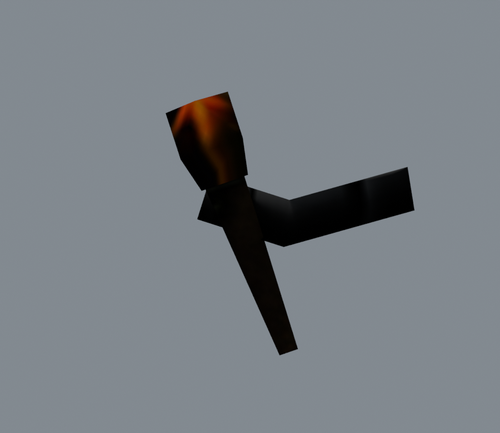
#> input picture assets-work/World2/FireProps01/Object42/review/baseline-full.png, 500 x 433 px, shrunk from 900 x 780 before the run
$ python sheets.py
#> lines starting #> are read from the running program, lines starting #| are printed output that depends on the picture
"""Arrange actual render pixels with honest diagnostic labels."""
from pathlib import Path
from PIL import Image,ImageDraw
ROOT=Path(__file__).resolve().parent


def pair(paths,labels,out):
    images=[Image.open(p).convert('RGB') for p in paths]
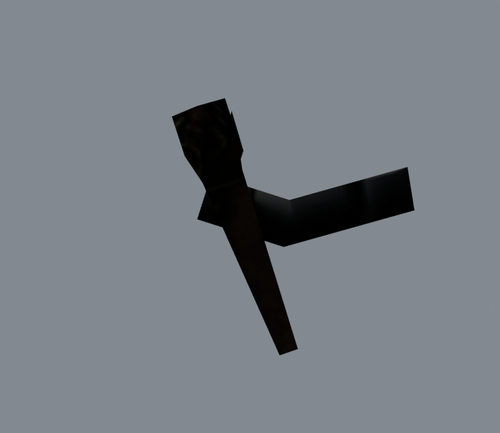
#> input picture assets-work/World2/FireProps01/Object42/review/baseline-wood.png, 500 x 433 px, shrunk from 900 x 780 before the run
#> images = 2 items
    width,height=images[0].size
#> width = 500; height = 433
    sheet=Image.new('RGB',(width*len(images),height+36),(28,28,28))
#> sheet: PIL image 1000x469 RGB; every value is 28
    draw=ImageDraw.Draw(sheet)
    for index,(image,label) in enumerate(zip(images,labels)):
        sheet.paste(image,(index*width,36))
        draw.text((index*width+10,10),label,fill='white')
#> this loop made 2 passes
#> label on passes 1 to 2: 'Original full static model', 'Original wood-only diagnostic'
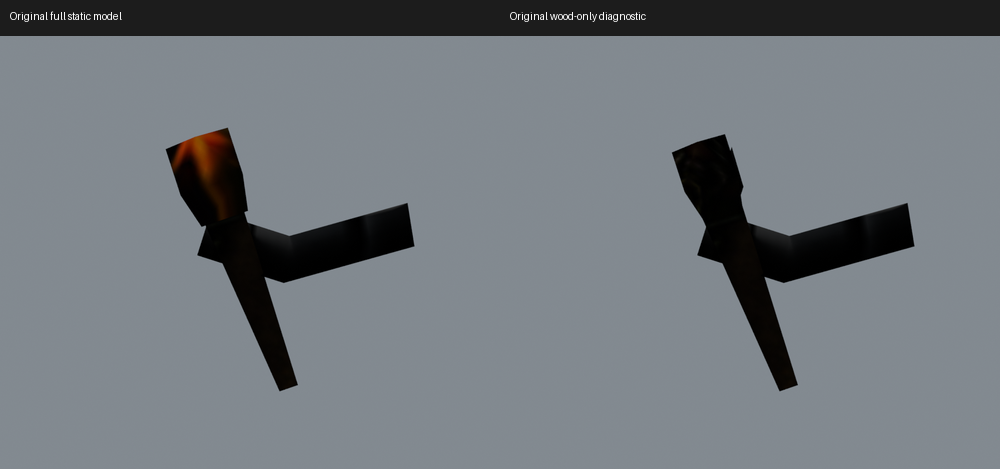
#> sheet: PIL image 1000x469 RGB; mean R, G, B 113.4, 119.4, 124.9
    sheet.save(out)


for name in ('Object42','Object43'):
    folder=ROOT/name/'review'
    pair([folder/'baseline-full.png',folder/'baseline-wood.png'],['Original full static model','Original wood-only diagnostic'],ROOT/f'{name}-full-and-wood.png')
#> (the run stopped early here; a loop or call above may not have finished)
